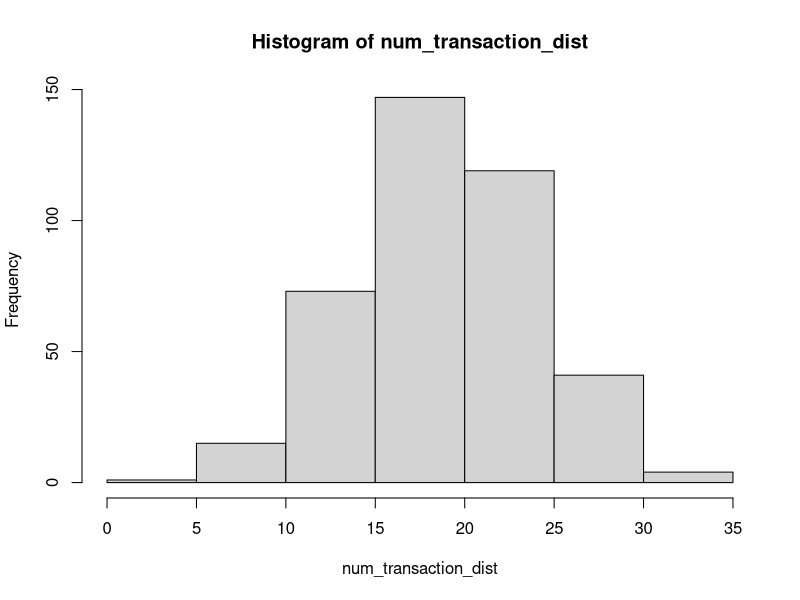
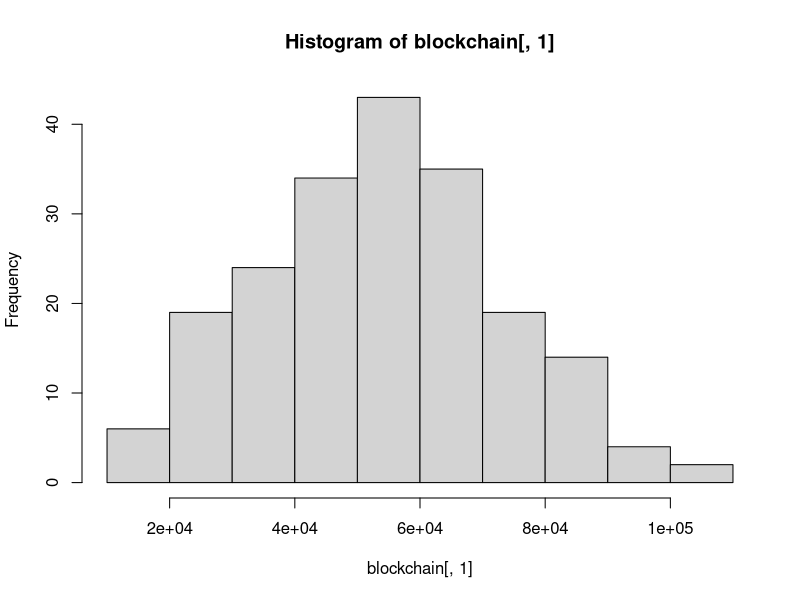

Source code (R) for these figures, in order:
# Monero dynamic blocksize simulator script
# 2017 Gingeropolous

# install.packages("digest")

library(digest)

setwd("/home/user/Desktop/r-blockchain-sim/")


# PARAMETERS TO MODIFY
tx_mean <- 20 # mean number of transactions to add to txpool during each block
tx_sd <- 5 # standard deviation for that 
# Our Transaction Number Distribution. Just run these lines to see the distribution
num_transaction_dist <- floor(rnorm(400, mean=tx_mean, sd=tx_sd))
hist(num_transaction_dist)

num_blocks <- 1000 # Number of blocks to run simulation. 720 = 1 day
default_mult <- 4 # The default fee multiplier
spike_factor <- 3 # The multiplier of simulated transaction spikes that defy the normal distribution
wallet_auto_fee <- FALSE # When I figure out how to code the auto fee I'll play with it

gen_coins <- 14092278e12 # Total generated coins grabbed from moneroblocks.info circa 3/12/2017
plus_one <- FALSE # This triggers the experimental +1 policy, where there is no fee. The code for this is currently absent in this sim. 

# Parameters that can be modified. 

ref_base <- 10e12
CRYPTONOTE_BLOCK_GRANTED_FULL_REWARD_ZONE_V2 <- 300000 # new on is 300000, old one is 60000
fee_factor <- 0.004e12

# Write the new start of the blockchain text file
cat(c(date(),"New blockchain run","Number of blocks",num_blocks,"default multiplier",default_mult,"spike factor",spike_factor,"tx_mean",tx_mean,"tx_sd",tx_sd) , file = "live_blockchain.txt", sep = "\n", fill = FALSE, labels = NULL, append = FALSE)

#Write the new start of transactions log for re-creation
cat(c(date(),"New transactions log","Number of blocks",num_blocks,"default multiplier",default_mult,"spike factor",spike_factor,"tx_mean",tx_mean,"tx_sd",tx_sd) , file = "transactions.txt", sep = ":", fill = FALSE, labels = NULL, append = FALSE)


#Formula sources

#From: https://en.wikipedia.org/wiki/Monero_(cryptocurrency)#Features
# max(0.6, floor((tot_coins − gen_coins)*2e−19)*10e−12)
# max(0.6, floor((M − A)×2−19)×10−12) XMR, with M = 264 − 1 and A = 1012 times the amount of XMR already emitted).


#From: http://monero.stackexchange.com/questions/2531/how-does-the-dynamic-fee-calculation-work
#fee = (R/R0) * (M0/M) * F0
#R: base reward
#R0: reference base reward (10 monero)
#M: block size limit
#M0: minimum block size limit (60000)
#F0: 0.002 monero

#From: https://github.com/monero-project/monero/pull/1276/files#diff-1279d7b0ddc432573cd2bd8c6e632c1fR2718
# uint64_t unscaled_fee_per_kb = (DYNAMIC_FEE_PER_KB_BASE_FEE * CRYPTONOTE_BLOCK_GRANTED_FULL_REWARD_ZONE_V2 / median_block_size);

# These shouldn't be modified
size_block_template <- 0 # Don't modify
tot_coins <- 0xffffffffffffffff # Grabbed from moneromooos thing. Hooray R can read this nonsense

# Create a tx_pool, where each transaction is merely identified by the fee multiplier associated with it
# Transactions will be added to the pool by appending to it, so the higher index of the transaction, the newer the transaction
# tx_pool <- c() # should declare empty? screw it, we're not concerned with memory performance
#I think this should be a matrix

tx_pool <- matrix(NA,ncol = 5)

# Tx pool format:
# Col 1: block entered
# Col 2: fee
# Col 3: hash
# Col 4: tx_size, currently fixed, but will at some point be variable
# Col 5: fee multiplier

# Create a blockchain, and boostrap it with a median as pulled from the existing blockchain
blockchain <- matrix(NA,nrow=200, ncol = 11)
blockchain[,1] <- (rnorm(200, mean=51983.5, sd=20000))
hist(blockchain[,1])

# Block header format
# Col 1: block size
# Col 2: Number of transactions
# Col 3: unmodified base reward
# Col 4: Penalty
# Col 5: New base reward
# Col 6: Total fees
# Col 7: Final block reward
# Col 8: Remaining transaction in txpool
# Col 9: Number transaction entered into pool in this block
# Col 10: Max age of transaction that was added to this block
# Col 11: Median past 100

bcnames <- c("Block Size","Transactions in block","Un-modified Base Reward","Block Penalty","New base reward", "Fees in Block","Total Block Reward with Fees","Remaining of txs in txpool","Num transactions entered into txpool","Oldest.tx","Median100")

tmpltnames <- c("Blocktime added to txpool","Fee","Hash","Size","Multiplier")


# This is the beginning of the simulated blockchain. It will run num_blocks many times.
for (i in 1:num_blocks) {
  print("Beginning of block loop")
  print(i)
  #Take care of base reward!
  base_reward <-( tot_coins - gen_coins ) * 2^-19 
  if (base_reward < 600000000000) { base_reward <- 600000000000 }
  
  # Lets generate some fake numbers!
  
  # Number of transactions being created by users and added to the txpool in this block
  num_tx <- rnorm(1, mean=tx_mean, sd=tx_sd) # Genernate the number of transactions that are getting into the mempool during this block
  if (num_tx < 0 ) {num_tx <- 0} # If the numberis below 0, then force to 0. Skews the distribution to 0,
  if (i ==1 ) {num_tx <- 10} # Prevents dimension problem if first transaction pool is 0
  
  # A random function to create large influxes of transactions that defy the normal distribution, spike
  
  spike <- runif(1) # Probability of pool dump randomizer, or just large transaction entrance
  if (spike > 0.95 ) {num_tx <- num_tx*spike_factor}
  
  num_tx=floor(num_tx*(1+sin(i/180)))
  
  #pprint("Number of transactions")
  #print(num_tx)
  
  # What is the current size of the transaction pool
  tx_pool_num <- nrow(tx_pool)

  # What is the current median of the last 100 blocks
  size_of_blockchain <- nrow(blockchain)
  last_100 <- c(blockchain[(size_of_blockchain-99):size_of_blockchain],1)
  med_100 <- as.numeric(median(last_100))
  cat(c("Original med_100 calc:",med_100) , file = "live_blockchain.txt", sep = "\n", fill = TRUE, labels = NULL, append = TRUE)
  if (med_100 < CRYPTONOTE_BLOCK_GRANTED_FULL_REWARD_ZONE_V2) {med_100 <- CRYPTONOTE_BLOCK_GRANTED_FULL_REWARD_ZONE_V2}

  #Lets try the per kb fee
  #The one below, as documented on the SE and on bitcointalk, doesn't seem to actually be implemented in the code
  #fee <- (base_reward/ref_base)*(min_block/block_size_limit)*fee_factor  
  #This one seems to be implemented
  # unscaled_fee_per_kb = (DYNAMIC_FEE_PER_KB_BASE_FEE * CRYPTONOTE_BLOCK_GRANTED_FULL_REWARD_ZONE_V2 / median_block_size);
 
  # From jollymorts work: https://github.com/JollyMort/monero-research/blob/master/Monero%20Dynamic%20Block%20Size%20and%20Dynamic%20Minimum%20Fee/Monero%20Dynamic%20Block%20Size%20and%20Dynamic%20Minimum%20Fee%20-%20DRAFT.md
  
  # F_mc = (R / R_0) * (M_0 / M) * F_0
  #where R_0 = 10 monero is the reference base reward, and F_0 = 0.002 monero / kB.
  # where R is the base block reward, B the block size and M the median block size of the last 100 blocks. The penalty doesn't come in effect unless B > M_0, where M_0 = 60000 bytes is the minimum penalty-free block size. Maximum allowed block size is 2 * M, at which the full base block reward is witheld.
  R <- base_reward
  R_0 <- ref_base
  M <- med_100
  M_0 <- CRYPTONOTE_BLOCK_GRANTED_FULL_REWARD_ZONE_V2
  F_0 <- fee_factor
  
  #Moneromooo's nomenclature
  BASE_FEE_PER_KB <- fee_factor
  MIN_BLOCK_SIZE_MEDIAN <- CRYPTONOTE_BLOCK_GRANTED_FULL_REWARD_ZONE_V2
  median_size <- med_100
  subsidy <- base_reward
  REFERENCE_SUBSIDY <- ref_base
  
  #Moneromoooos
  #perkb_fee <- BASE_FEE_PER_KB * MIN_BLOCK_SIZE_MEDIAN / median_size * subsidy / REFERENCE_SUBSIDY
  
  #Jollymorts
  perkb_fee = (R / R_0) * (M_0 / M) * F_0
  
  # perkb_fee <- fee_factor*CRYPTONOTE_BLOCK_GRANTED_FULL_REWARD_ZONE_V2/med_100
  
  # Lets try simulating transactions being created during this block    

    for (p in 1:num_tx) {  
    
    # These are some really quanticed transactions!
    tx_size_random <- runif(1) 
    if(tx_size_random <= 0.5) {tx_base <- 12.65
    } else if (tx_size_random > 0.5 && tx_size_random <= 0.75) {tx_base <- 49.89
    } else if (tx_size_random > 0.75 && tx_size_random <= 0.85) {tx_base <- 23.57
    } else if (tx_size_random > 0.85 && tx_size_random <= 0.90) {tx_base <- 17.06
    } else if (tx_size_random > 0.90 && tx_size_random <= 0.98) {tx_base <- 37.58
    } else if (tx_size_random > 0.98 && tx_size_random <= 1.00) {tx_base <- 62.58
    } else {tx_base <- 12.66}
    
    tx_size <- rnorm(1, mean=(tx_base*1024), sd=1024) 
    #hist(rnorm(500, (tx_base*1024), sd=256))
    
    
    if (wallet_auto_fee == TRUE) {
      # skip for now. Need to add back in if tx_pool_size > med_100
    } else {
      mult <- default_mult
      transaction <- c(i,mult*perkb_fee*(tx_size/1024),digest(runif(1),algo="md5"),tx_size,mult) # Add the transaction to the mempool, 
      # Where the transaction is identified by the block # its added in, the fee multiplier, a random hash, and the transaction size
      tx_pool <- rbind(tx_pool,transaction) 
    }
    # Write the transaction to a separate log file so can re-run same network conditions with different parameters
    cat(c(transaction) , file = "transactions.txt", sep = "\t", fill = TRUE, labels = NULL, append = TRUE)
  }
  
  # OK, lets try to make a block and add it to the chain and delete the transactions from the transaction pool
  # This is gonna be a bitch
  
  tx_pool_copy <- tx_pool # Lets not mess with the main transaction pool. This is useless. Dunno why I copied.
  block_template <- matrix(NA, ncol = 5)
  # initiate the block template, creating a random hash, and the size comes from 0.0928*1024
  block_template[1,] <- c(i,0,digest(runif(1),algo="md5"),95.0272,0) 
  #print("Before blockfill loop")
  #print(block_template)
  
  countloop <- 0 # Was for debugging how many times the blockfill loop ran
  
  if (nrow(tx_pool_copy) == 0) {print("Tx pool empty") # Empty transactions pools cause the sim to break
    } else {
  
  # blockfill can be found here
  #  https://github.com/monero-project/monero/blob/c642d3224c65c993ded9423358c818b83b7d74b9/src/cryptonote_core/tx_pool.cpp#L609  
  # On review, that algo seems to prioritize by fee and then by age of transaction. 
    
  repeat { # This is the beginning of the block template loop
    countloop <- countloop + 1 # This was for debugging. Shows how many times it takes to fill a block
    size_block_template <- sum(as.numeric(block_template[,4]))
    cat(c("Countloop: ",countloop," Original size_block_template:",size_block_template) , file = "live_blockchain.txt", sep = "\n", fill = TRUE, labels = NULL, append = TRUE)
  # First, we'll see if there are any high fee transactions in the mempool
    
    if (nrow(tx_pool_copy) == 0) { # Introduced because buggy if txpool gets emptied by blockfilling process 
      print("Tx pool empty and detected in blockfill loop")
      break 
      } else {


    # P_current = R * ((B / M) - 1) ^ 2
    
    # Column 6: shows the difference between the current median and the current blocksize before the transaciton is added
        # Can change this to a single variable but didn't want to deal with modifying the index of this matrix
    tx_pool_comp <- cbind(tx_pool_copy,c(med_100-size_block_template))
    # Column 7: This line will calculate P_current if the transaction is added to the block
    # R * ( (B / M) - 1) ^ 2
    tx_pool_comp <- cbind(tx_pool_comp,c(R * ( ( (as.numeric(tx_pool_comp[,4]) + size_block_template) / med_100) -1 ) ^ 2 ))
    # Column 8: This line will calculate the total blockreward if the transaction is added to the block template
    cur_fees <- sum(as.numeric(block_template[,2]))
    tx_pool_comp <- cbind(tx_pool_comp,c(cur_fees + as.numeric(tx_pool_comp[,2])+base_reward-as.numeric(tx_pool_comp[,7])))
    
    tx_pool_comp <- tx_pool_comp[complete.cases(tx_pool_comp),,drop=FALSE] # Get rid of the goddamned NA
    tx_pool_copy <- tx_pool_copy[complete.cases(tx_pool_copy),,drop=FALSE] # Get rid of the goddamned NA
    
    # For reference
    # P_current = R * ((B / M) - 1) ^ 2
    # F_mc = (R / R_0) * (M_0 / M) * F_0
    # where R_0 = 10 monero is the reference base reward, and F_0 = 0.002 monero / kB.
    # where R is the base block reward, B the block size and M the median block size of the last 100 blocks. The penalty doesn't come in effect unless B > M_0, where M_0 = 60000 bytes is the minimum penalty-free block size. Maximum allowed block size is 2 * M, at which the full base block reward is witheld.
    # This is used in the final if statement. Need to modify to match the other penalize calculation
  
    # TX_POOL_COMP format
    # Col 1: block entered
    # Col 2: fee
    # Col 3: hash
    # Col 4: tx_size
    # Col 5: fee multiplier 
    # Col 6: size difference: Median - new candidate block with this transaction
    # Col 7: P_current if this transaction is added to the current block template
    # Col 8: Total block reward if this transaction is added to block template
    
    #find the highest fee multiplier and subset the pool into a high multiplier pool
    highest_mult <- max(as.numeric(tx_pool_comp[,5])) # find the highest fee MULTIPLIER
    high_mult_index <- c(which(as.numeric(tx_pool_comp[,5]) == highest_mult)) # Get row indexes of all the transactions with this multiplier
    high_mult_pool <- rbind(tx_pool_comp[high_mult_index,]) # Create sub matrix of the high transactions
    block_ordered_pool <- high_mult_pool[sort.list(high_mult_pool[,1]),,drop=FALSE] # Sort the high fee subset by when they were added to the tx pool
    
    # Could be a way to do all this without copying the data. Sort a bunch of vectors or something. 
    
    # Need to use the difference between median and current blocksize to subset pool for candidates and then sort that pool by block age
    
    #cat("TX_POOL_COMP" , file = "live_blockchain.txt", sep = "\n", fill = TRUE, labels = NULL, append = TRUE)
    #write.table(tx_pool_comp, file="live_blockchain.txt", row.names=FALSE, col.names=FALSE, append = TRUE, quote=FALSE, sep = "\t")
    
    if (size_block_template + as.numeric(block_ordered_pool[1,4]) <= med_100) {
      #So this is the easiest. If the block is lower than the median, we just add most recent and highest fee (would be the most profitable)
      #print("First if")
      #print(countloop)
      #print(block_ordered_pool[1,]) # For logging
      print("First if triggered")
      new_transaction <- block_ordered_pool[1,1:5]
      P_current <- 0
      
      } else if (size_block_template + as.numeric(block_ordered_pool[1,4]) > med_100) {
        print("Second if triggered - standard addition goes over median")
        highest_gain <- max(as.numeric(tx_pool_comp[,8]))
        stuff_index <- c(which(as.numeric(tx_pool_comp[,4]) <= as.numeric(tx_pool_comp[,6])))
        if (highest_gain >= base_reward) {
          print("First sub-if. A normal ordered transaction can't fit, but there is a high gain transaction that makes going over median economical")
          high_gain_index <- c(which(as.numeric(tx_pool_comp[,8]) == highest_gain)) # Get row indexes of all the transactions with this gain
          if (length(high_gain_index) > 1) {high_gain_index <- high_gain_index[1]} # In future can make this random but screw it for now
          new_transaction <- tx_pool_comp[high_gain_index,1:5]
          P_current <- as.numeric(tx_pool_comp[high_gain_index,7])
        
        } else if (length(stuff_index >= 1)) {
          print("Second sub-if. The normal ordered transaction can't fit, others can still fit in the block, and there are no high gain over median tranasctions")
          stuff_pool <- tx_pool_comp[stuff_index,,drop=FALSE] # Extract the transactions that will fit
          block_ordered_stuff <- stuff_pool[sort.list(stuff_pool[,1]),,drop=FALSE] # Sort these based on their block age
          new_transaction <- block_ordered_stuff[1,1:5]
          P_current <- 0
        
        } else {
          print("Break out of blockfill because over median and no gain possible")
          break
      }
    } else { 
      print ("No blockfill conditions met at all")
      break
      }
    
    block_template <- rbind(block_template,new_transaction) # Add a transaction to the block template
    tx_index <- which(tx_pool_copy[,3] == new_transaction[3]) # Use the hash identifier to get index of transaction in original txpool
    tx_pool_copy <- tx_pool_copy[-tx_index,,drop = FALSE] # delete this transaction from the tx_pool_copy, drop=FALSe prevents the fucker from turning into a vector
    
 } # end of second else for the tx_pool being non-empty
 } # This is the end of the Repeat Loop for creating a block template
  } # end of first else for the tx_pool being non-empty
  
    newblocksize <- sum(as.numeric(block_template[,4]))
    newblocktx <- nrow(block_template)
    new_base_reward <- base_reward - P_current
    newblockfees <- sum(as.numeric(block_template[,2]))
    newblockreward <- base_reward - P_current + newblockfees

    
  #print("We made it out of the blockfill loop")
  # Block header format
  # Col 1: block size
  # Col 2: Number of transactions
  # Col 3: unmodified base reward
  # Col 4: Penalty
  # Col 5: Total fees
  # Col 6: Final block reward
  # Col 7: Remaining transaction in txpool
  # Col 8: Number transaction entered into pool in this block
  # Col 9: Max age of transaction that was added to this block
  # Col 10: Median 100
  
  # Lets add a new block to the chain !!!
  
  newblock <- c(newblocksize,newblocktx,base_reward,P_current,new_base_reward,newblockfees,newblockreward,(nrow(tx_pool_copy)),num_tx,i-min(as.numeric(block_template[,1])),med_100)
  #print(newblock)
  blockchain <- rbind (blockchain,newblock)
  
  colnames(block_template)<-tmpltnames
  
  tx_pool <- tx_pool_copy
  cat("New block being added" , file = "live_blockchain.txt", sep = "\n", fill = FALSE, labels = NULL, append = TRUE)
  cat(c(bcnames,"\n"), file = "live_blockchain.txt", sep = "\t", fill = FALSE, labels = NULL, append = TRUE)
  cat(c(newblock,"\n"), file = "live_blockchain.txt", sep = "\t", fill = FALSE, labels = NULL, append = TRUE)
  cat("Block Template" , file = "live_blockchain.txt", sep = "\n", fill = TRUE, labels = NULL, append = TRUE)
  cat(c(tmpltnames,"\n"), file = "live_blockchain.txt", sep = "\t", fill = TRUE, labels = NULL, append = TRUE)
  write.table(block_template, file="live_blockchain.txt", row.names=FALSE, col.names=FALSE, append = TRUE, quote=FALSE, sep = "\t")
  
  #print("Iteration")
  #print(i)
  #print("New Block Info")
  #print(newblock)
  
  gen_coins <- gen_coins + new_base_reward
  
  # Rest all these variables
  #Sys.sleep(1)
  if (i > 40 && as.numeric(blockchain[(i+199),8]) > 500*(mean(as.numeric(blockchain[(i+169):(i+199),2])))) 
  {
    print("Tx pool grew to 500 X the average of the number of transactions added in the last 30 blocks. Stopping simulation")
    cat(c("Tx pool grew to 500 X the average of the number of transactions added in the last 30 blocks. Stopping simulation. Size of tx_pool",nrow(tx_pool_copy)) , file = "live_blockchain.txt", sep = "\n", fill = TRUE, labels = NULL, append = TRUE)
    break
  }
} # End of primary for loop

synth_blockchain <- blockchain[complete.cases(blockchain),]


#matplot(synth_blockchain,type="l",)
#legend("bottom", inset=.05, legend=bcnames, pch=1, col=c(2,4), horiz=FALSE)

nums <- seq(1,nrow(synth_blockchain),1)
#synth_blockchain <- cbind(synth_blockchain,nums)
colnames(synth_blockchain)<-bcnames
bcdf <- data.frame(synth_blockchain,row.names=nums)

#sink()

write.table(bcdf, file = "blockchain.txt", append = FALSE, quote = TRUE, sep = "\t",
            eol = "\n", na = "NA", dec = ".", row.names = FALSE,
            col.names = TRUE, qmethod = c("escape", "double"))

write.table(tx_pool, file = "finaltxpool.txt", append = FALSE, quote = TRUE, sep = "\t",
            eol = "\n", na = "NA", dec = ".", row.names = FALSE,
            col.names = TRUE, qmethod = c("escape", "double"))

#plot(synth_blockchain[,1], type="o", col="blue")
